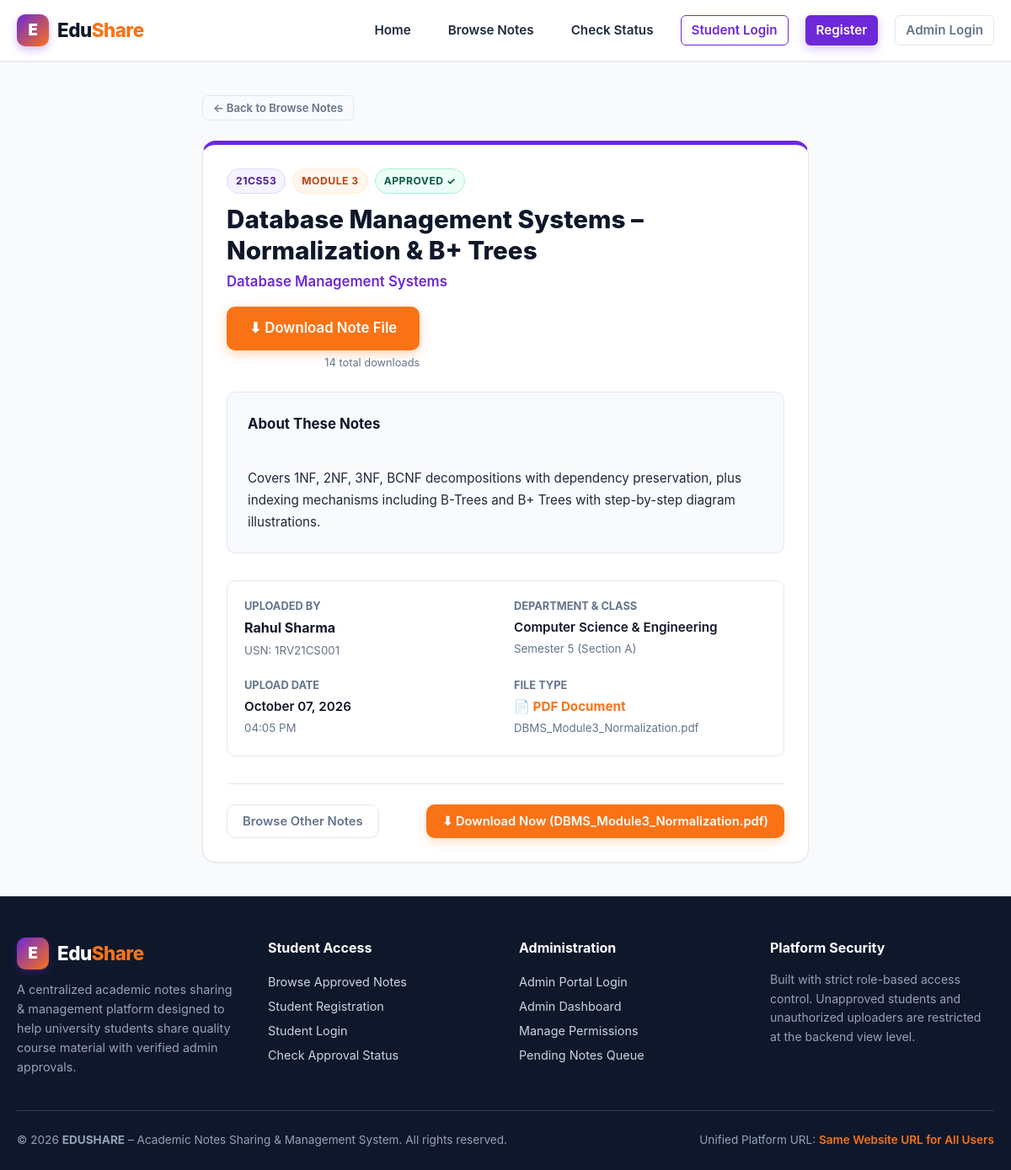
Page /notes/2/ on the committed database.
### core/models.py (models this page shows, shortened)
class Note(models.Model):
    STATUS_CHOICES = (
        ('PENDING', 'Pending'),
        ('APPROVED', 'Approved'),
        ('REJECTED', 'Rejected'),
    )
    title = models.CharField(max_length=255, help_text="Note Title")
    subject = models.CharField(max_length=150, db_index=True, help_text="Subject / Course Name")
    course_id = models.CharField(max_length=50, db_index=True, help_text="Course ID / Subject Code (e.g. CS501)")
    module = models.CharField(max_length=50, db_index=True, help_text="Module (e.g. Module 1, Module 2)")
    description = models.TextField(blank=True, help_text="Detailed summary of notes content")
    file = models.FileField(upload_to='notes_files/', help_text="Uploaded notes document")
    uploaded_by = models.ForeignKey(Student, on_delete=models.CASCADE, related_name='notes')
    status = models.CharField(max_length=20, choices=STATUS_CHOICES, default='PENDING', db_index=True)
    rejection_reason = models.TextField(blank=True, null=True, help_text="Feedback if note was rejected")
    uploaded_at = models.DateTimeField(auto_now_add=True)
    updated_at = models.DateTimeField(auto_now=True)
    downloads_count = models.PositiveIntegerField(default=0)
    class Meta:
        ordering = ['-uploaded_at']
        verbose_name = 'Academic Note'
        verbose_name_plural = 'Academic Notes'
    @property
    def file_extension(self):
        if self.file:
            _, ext = os.path.splitext(self.file.name)
            return ext.replace('.', '').upper()
        return 'FILE'
    @property
    def filename(self):
        if self.file:
            return os.path.basename(self.file.name)
        return 'No File'

class Student(models.Model):
    APPROVAL_CHOICES = (
        ('PENDING', 'Pending'),
        ('APPROVED', 'Approved'),
        ('REJECTED', 'Rejected'),
    )
    user = models.OneToOneField(User, on_delete=models.CASCADE, related_name='student_profile')
    name = models.CharField(max_length=150, help_text="Full Name of the Student")
    usn = models.CharField(max_length=30, unique=True, db_index=True, help_text="University Seat Number")
    branch = models.CharField(max_length=100, help_text="Engineering/Academic Branch")
    semester = models.IntegerField(help_text="Current Semester (e.g. 1-8)")
    section = models.CharField(max_length=10, help_text="Section (e.g. A, B, C)")
    approval_status = models.CharField(max_length=20, choices=APPROVAL_CHOICES, default='PENDING', db_index=True)
    upload_permission = models.BooleanField(default=False, help_text="Explicit admin permission to upload notes")
    rejection_reason = models.TextField(blank=True, null=True, help_text="Reason if student registration was rejected")
    created_at = models.DateTimeField(auto_now_add=True)
    updated_at = models.DateTimeField(auto_now=True)
    class Meta:
        ordering = ['-created_at']
        verbose_name = 'Student'
        verbose_name_plural = 'Students'

### core/views.py (the view, shortened to what this page needs)
# urls.py: path('notes/<int:note_id>/', views.note_details, name='note_details'),
def note_details(request, note_id):
    note = get_object_or_404(Note.objects.select_related('uploaded_by'), id=note_id)
    context = {
        'note': note,
    }
    return render(request, 'core/note_details.html', context)

### core/context_processors.py (called while the page is built, shortened)
def edushare_context(request):
    context = {
        'current_student': None,
        'is_student': False,
        'is_admin': False,
        'pending_students_count': 0,
        'pending_notes_count': 0,
        'total_approved_notes_count': 0,
    }
    context['total_approved_notes_count'] = Note.objects.filter(status='APPROVED').count()
    return context

### templates/core/note_details.html (shortened to what this page needs)
{% extends 'base.html' %}
{% block content %}
<div class="container container-narrow">
  <div style="margin-bottom: 1.5rem;">
    <a href="{% url 'browse_notes' %}" class="btn btn-sm btn-outline-secondary">&larr; Back to Browse Notes</a>
  </div>
  <div class="card" style="border-top: 5px solid var(--primary);">
    <div style="display: flex; justify-content: space-between; align-items: flex-start; margin-bottom: 1.5rem; flex-wrap: wrap; gap: 1rem;">
      <div>
        <div style="display: flex; gap: 8px; margin-bottom: 0.75rem;">
          <span class="badge badge-purple">{{ note.course_id }}</span>
          <span class="badge badge-orange">{{ note.module }}</span>
          {% if note.status == 'APPROVED' %}
            <span class="badge badge-approved">Approved ✓</span>
          {% elif note.status == 'PENDING' %}
            <span class="badge badge-pending">Pending Review</span>
          {% else %}
            <span class="badge badge-rejected">Rejected</span>
          {% endif %}
        </div>
        <h1 style="font-size: 1.85rem; font-weight: 800; color: var(--dark); line-height: 1.25;">
          {{ note.title }}
        </h1>
        <div style="font-size: 1.05rem; font-weight: 600; color: var(--primary); margin-top: 0.35rem;">
          {{ note.subject }}
        </div>
      </div>
      <div style="text-align: right;">
        <a href="{% url 'download_note' note.id %}" class="btn btn-lg btn-accent" style="box-shadow: 0 4px 14px rgba(249, 115, 22, 0.3);">
          ⬇ Download Note File
        </a>
        <div style="font-size: 0.8rem; color: var(--text-muted); margin-top: 5px;">
          {{ note.downloads_count }} total downloads
        </div>
      </div>
    </div>
    <div style="background: var(--bg-body); border-radius: var(--radius-md); padding: 1.5rem; margin-bottom: 2rem; border: 1px solid var(--border-color);">
      <h3 style="font-size: 1.05rem; font-weight: 700; color: var(--dark); margin-bottom: 0.75rem;">
        About These Notes
      </h3>
      <p style="font-size: 0.95rem; color: var(--text-main); white-space: pre-line; line-height: 1.7;">
        {{ note.description }}
      </p>
    </div>
    <div style="display: grid; grid-template-columns: repeat(auto-fit, minmax(200px, 1fr)); gap: 1.25rem; margin-bottom: 2rem; padding: 1.25rem; border: 1px solid var(--border-color); border-radius: var(--radius-md);">
      <div>
        <div style="font-size: 0.8rem; color: var(--text-muted); text-transform: uppercase; font-weight: 700;">Uploaded By</div>
        <div style="font-size: 1rem; font-weight: 700; color: var(--dark); margin-top: 2px;">{{ note.uploaded_by.name }}</div>
        <small style="color: var(--text-muted);">USN: {{ note.uploaded_by.usn }}</small>
      </div>
      <div>
        <div style="font-size: 0.8rem; color: var(--text-muted); text-transform: uppercase; font-weight: 700;">Department & Class</div>
        <div style="font-size: 0.95rem; font-weight: 600; color: var(--dark); margin-top: 2px;">{{ note.uploaded_by.branch }}</div>
        <small style="color: var(--text-muted);">Semester {{ note.uploaded_by.semester }} (Section {{ note.uploaded_by.section }})</small>
      </div>
      <div>
        <div style="font-size: 0.8rem; color: var(--text-muted); text-transform: uppercase; font-weight: 700;">Upload Date</div>
        <div style="font-size: 0.95rem; font-weight: 600; color: var(--dark); margin-top: 2px;">{{ note.uploaded_at|date:"F d, Y" }}</div>
        <small style="color: var(--text-muted);">{{ note.uploaded_at|date:"h:i A" }}</small>
      </div>
      <div>
        <div style="font-size: 0.8rem; color: var(--text-muted); text-transform: uppercase; font-weight: 700;">File Type</div>
        <div style="font-size: 0.95rem; font-weight: 700; color: var(--accent); margin-top: 2px;">
          📄 {{ note.file_extension }} Document
        </div>
        <small style="color: var(--text-muted);">{{ note.filename }}</small>
      </div>
    </div>
    <div style="display: flex; justify-content: space-between; align-items: center; border-top: 1px solid var(--border-color); padding-top: 1.5rem;">
      <a href="{% url 'browse_notes' %}" class="btn btn-outline-secondary">Browse Other Notes</a>
      <a href="{% url 'download_note' note.id %}" class="btn btn-accent">⬇ Download Now ({{ note.filename }})</a>
    </div>
  </div>
</div>
{% endblock %}

### static/css/edushare.css (style rules this page uses)
:root { --primary: #6D28D9; --primary-hover: #5B21B6; --primary-light: #8B5CF6; --primary-dark: #4C1D95; --primary-subtle: #F5F3FF; --accent: #F97316; --accent-hover: #EA580C; --accent-subtle: #FFF7ED; --dark: #0F172A; --dark-surface: #1E293B; --text-main: #1E293B; --text-muted: #64748B; --text-light: #94A3B8; --bg-body: #F8FAFC; --bg-card: #FFFFFF; --border-color: #E2E8F0; --border-focus: #8B5CF6; --success: #10B981; --success-subtle: #ECFDF5; --warning: #F59E0B; --warning-subtle: #FFFBEB; --danger: #EF4444; --danger-subtle: #FEF2F2; --shadow-sm: 0 1px 2px 0 rgba(0, 0, 0, 0.05); --shadow-md: 0 4px 6px -1px rgba(0, 0, 0, 0.08), 0 2px 4px -2px rgba(0, 0, 0, 0.04); --shadow-lg: 0 10px 15px -3px rgba(0, 0, 0, 0.1), 0 4px 6px -4px rgba(0, 0, 0, 0.06); --shadow-xl: 0 20px 25px -5px rgba(109, 40, 217, 0.12), 0 8px 10px -6px rgba(0, 0, 0, 0.04); --radius-sm: 6px; --radius-md: 10px; --radius-lg: 16px; --radius-full: 9999px; --transition: all 0.2s ease-in-out; }
* { box-sizing: border-box; margin: 0; padding: 0; }
body { font-family: -apple-system, BlinkMacSystemFont, "Segoe UI", Roboto, "Helvetica Neue", Arial, sans-serif; background-color: var(--bg-body); color: var(--text-main); line-height: 1.6; min-height: 100vh; display: flex; flex-direction: column; }
a { color: var(--primary); text-decoration: none; transition: var(--transition); }
.container { width: 100%; max-width: 1240px; margin: 0 auto; padding: 0 1.25rem; }
.container-narrow { max-width: 760px; }
.btn { display: inline-flex; align-items: center; justify-content: center; gap: 8px; font-weight: 600; font-size: 0.92rem; padding: 9px 18px; border-radius: var(--radius-md); border: 1px solid transparent; cursor: pointer; transition: var(--transition); text-decoration: none; line-height: 1.4; white-space: nowrap; }
.btn-sm { padding: 5px 12px; font-size: 0.82rem; border-radius: var(--radius-sm); }
.btn-lg { padding: 13px 26px; font-size: 1.05rem; border-radius: var(--radius-md); }
.btn-accent { background-color: var(--accent); color: #FFFFFF !important; box-shadow: 0 4px 12px rgba(249, 115, 22, 0.25); }
.btn-outline-secondary { background-color: transparent; color: var(--text-muted) !important; border-color: var(--border-color); }
.badge { display: inline-flex; align-items: center; gap: 5px; font-size: 0.76rem; font-weight: 700; padding: 4px 10px; border-radius: var(--radius-full); text-transform: uppercase; letter-spacing: 0.5px; }
.badge-approved { background-color: var(--success-subtle); color: #065F46; border: 1px solid #A7F3D0; }
.badge-purple { background-color: var(--primary-subtle); color: var(--primary-dark); border: 1px solid #DDD6FE; }
.badge-orange { background-color: var(--accent-subtle); color: #C2410C; border: 1px solid #FFEDD5; }
.card { background-color: var(--bg-card); border: 1px solid var(--border-color); border-radius: var(--radius-lg); padding: 1.75rem; box-shadow: var(--shadow-sm); transition: var(--transition); }

### rows in the picture
Note: course_id "21CS53", module "MODULE 3", title "Database Management Systems – Normalization & B+ Trees", subject "Database Management Systems", downloads_count "14", description "Covers 1NF, 2NF, 3NF, BCNF decompositions with dependency preservation, plus indexing mechanisms including B-Trees and B+ Trees with step-by-step diagram illustrations.", uploaded_by.name "Rahul Sharma", uploaded_by.usn "1RV21CS001", uploaded_by.branch "Computer Science & Engineering", uploaded_by.semester "5", uploaded_by.section "A", uploaded_at "October 07, 2026", uploaded_at "04:05 PM", file_extension "PDF", filename "DBMS_Module3_Normalization.pdf"
